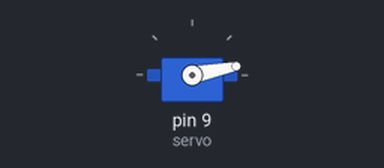
Bench run of a sketch on a simulated Arduino Uno, built with avr-gcc and run on an emulated ATmega328P. Parts: servo.

Above: at 1.05 s.
At 3.4 s:
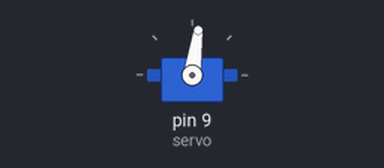
At 5.75 s:
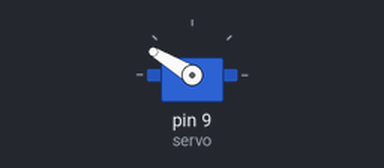
At 10.5 s:
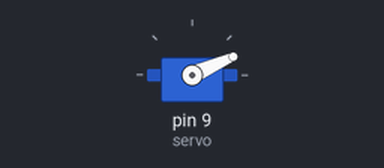
Timing chart, 0 to 15.7 s (numbered marks = the images above):
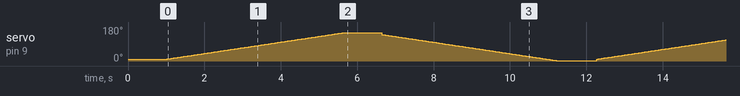

The sketch:

servo.ino
```cpp
#include <Servo.h>

Servo servo;

const int update_frequency = 30;
const int angle_start = 10;
const int angle_end = 150;
const int delay_amount_start = 1000;
const int delay_amount_process = 1;
const int delay_amount_sync = 1000 / update_frequency;

int i = 0;
int time_elapsed = 0;

int servo_move(int servo_angle)
{
  time_elapsed = 0;

  servo.write(servo_angle);

  while(servo.read() != servo_angle)
  {
    time_elapsed += delay_amount_process;

    delay(delay_amount_process);
  }

  return time_elapsed;
}

int servo_init()
{
  delay(delay_amount_start - servo_move(angle_start));

  return 1;
}

void setup()
{
  servo.attach(9);

  servo_init();
}

int servo_forwards()
{
  for(i = angle_start; i < angle_end; ++i)
  {
    servo.write(i);

    delay(delay_amount_sync - servo_move(i));
  }

  return 1;
}

int servo_backwards()
{
  for(i = angle_start; i < angle_end; ++i)
  {
    delay(delay_amount_sync - servo_move(angle_end - i));
  }

  return 1;
}

void loop()
{
  servo_forwards();

  delay(delay_amount_start);

  servo_backwards();

  delay(delay_amount_start);
}
```
